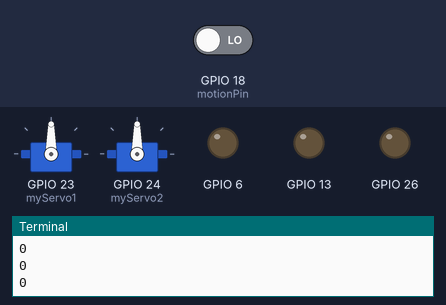
Bench run of a program on a simulated Raspberry Pi (BCM pin numbers). On the bench: 2 × servo, output pins drawn as LEDs (lit = HIGH), the last lines printed to the terminal. Inputs (shaded band) come from the test bench; at power-on: GPIO 18 (motionPin) LOW. Servo angles are drawn from the pulse width (0.5 ms = 0°, 2.5 ms = 180°).

Above: at 11.2 s.
11.3 s: GPIO 18 (motionPin) driven HIGH
At 13.1 s:
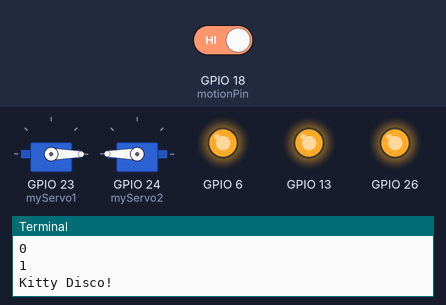
At 18.7 s:
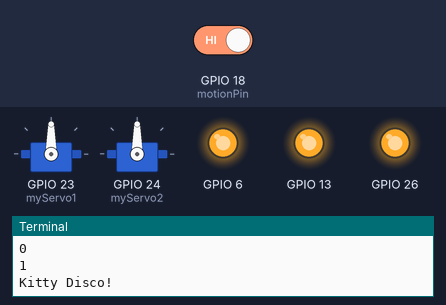
Timing chart, 0 to 20.2 s (numbered marks = the images above; inputs shaded):
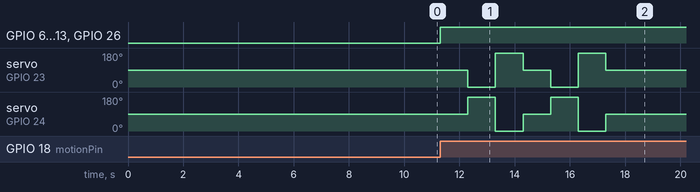

Measured:
- after the input at 11.3 s, GPIO 6, GPIO 13, GPIO 26: LOW → HIGH at once; servo on GPIO 23 (myServo1): 90° → 0° after 1.0 s, → 180° 1.0 s later, → 90° 1.0 s later, → 0° 1.0 s later, … (6 changes in this stretch); servo on GPIO 24 (myServo2): 90° → 180° after 1.0 s, → 0° 1.0 s later, → 90° 1.0 s later, → 180° 1.0 s later, … (6 changes in this stretch)

The program:

Kitty_Disco_PIR_Project.py
```python
# Program to Animate the Kitty Disco
# Using a PIR Motion Sensor, Kitty LEDs and Dancing Cats
# with a Raspberry Pi

# Inspired by Paul McWhorter's Raspberry Pi Lesson #24

# Lori Pfahler
# January 2023

# load modules
import RPi.GPIO as GPIO
from time import sleep
from gpiozero import Servo

# setup board numbering system
GPIO.setmode(GPIO.BCM)

# output pin on PIR sensor connected to GPIO18 as an input
motionPin = 18
GPIO.setup(motionPin, GPIO.IN)

# setup the Kitty LEDs
GPIO.setup(6, GPIO.OUT)
GPIO.setup(13, GPIO.OUT)
GPIO.setup(26, GPIO.OUT)

# setup the servos
# import pigpio for hardware control of pulses to control servo
# reduce jitter from software control of pulses
# in terminal window issue this command (sudo pigpiod) before running
# to make sure pigpio server is running in the background
from gpiozero.pins.pigpio import PiGPIOFactory
myFactory = PiGPIOFactory()

# servos on pins 23 and 24
myServo1 = Servo(23, min_pulse_width = 0.5/1000, max_pulse_width = 2.5/1000,
                pin_factory=myFactory)
myServo2 = Servo(24, min_pulse_width = 0.5/1000, max_pulse_width = 2.5/1000,
                pin_factory=myFactory)

# allow sensor to initialize
sleep(10)

try:
# where the action happens
    while True:
        motion = GPIO.input(motionPin)
        print(motion)
        if motion == 1:
            print("Kitty Disco!")
            # Turn on the Kitty LEDs
            GPIO.output(6, True)
            GPIO.output(13, True)
            GPIO.output(26, True)
            # Dance Round 1
            myServo1.mid()
            myServo2.mid()
            sleep(1)
            myServo1.min()
            myServo2.max()
            sleep(1)
            myServo1.max()
            myServo2.min()
            sleep(1)
            # Dance Round 2
            myServo1.mid()
            myServo2.mid()
            sleep(1)
            myServo1.min()
            myServo2.max()
            sleep(1)
            myServo1.max()
            myServo2.min()
            sleep(1)
            # End the Dance in the Middle
            myServo1.mid()
            myServo2.mid()
            # Rest
            sleep(5)
            # Turn off the Kitty LEDs
            GPIO.output(6, False)
            GPIO.output(13, False)
            GPIO.output(26, False)
            print("Time to Rest!")
        sleep(0.1)

except KeyboardInterrupt:
    # turn off LEDs
    GPIO.output(6, 0)
    GPIO.output(13, 0)
    GPIO.output(26, 0)
    myServo1.value = None
    myServo2.value = None
    GPIO.cleanup()
```
